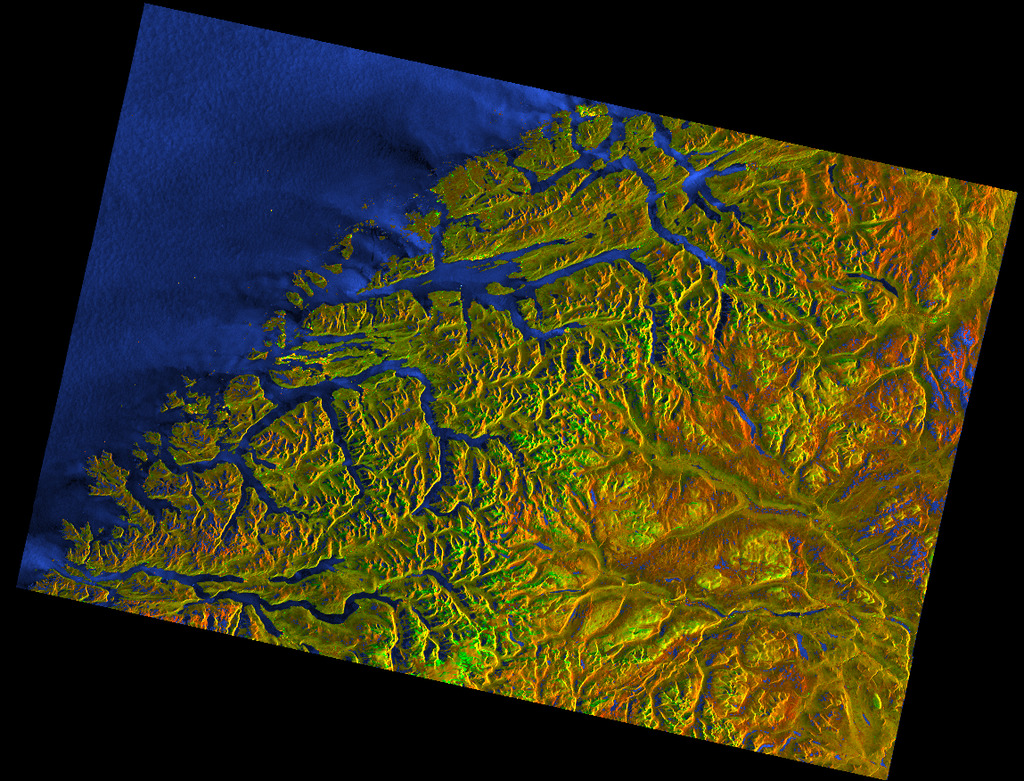
#> input picture data/sample/browser_preview2.jpg, 1024 x 781 px
$ python check_image.py
#> lines starting #> are read from the running program, lines starting #| are printed output that depends on the picture
import numpy as np
import cv2

def check_image_usability(img_path):
#> called with img_path = '../data/sample/browser_preview2.jpg'
    img = cv2.imread(img_path, cv2.IMREAD_GRAYSCALE)
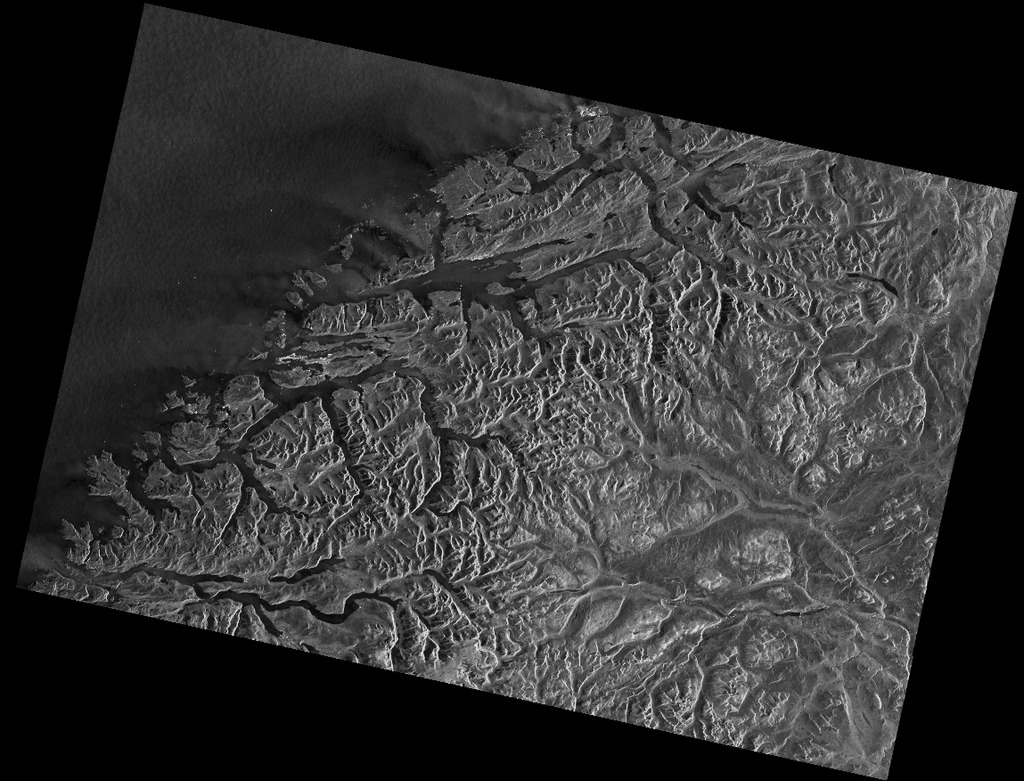
#> img: shape (781, 1024); min 0, max 238, mean 48.8

    # Calculate Texture Strength (Standard Deviation)
    # This measures the "Graininess" of the water
    texture_strength = np.std(img)
#> texture_strength = 45.31

    print(f"📉 Texture Strength: {texture_strength:.2f}")
#| 📉 Texture Strength: 45.31

    if texture_strength < 10:
        print("❌ REJECT: Image is too smooth/compressed. AI will likely fail.")
    elif texture_strength < 25:
        print("⚠️ WARNING: Moderate compression. Synthetic speckle is MANDATORY.")
    else:
        print("✅ PASS: Texture is healthy and rich.")

# Run this on your debug_ai_input.jpg
check_image_usability("../data/sample/browser_preview2.jpg")
check_image_usability("../outputs/debug_ai_input.jpg")
#> (the run stopped early here; a loop or call above may not have finished)
